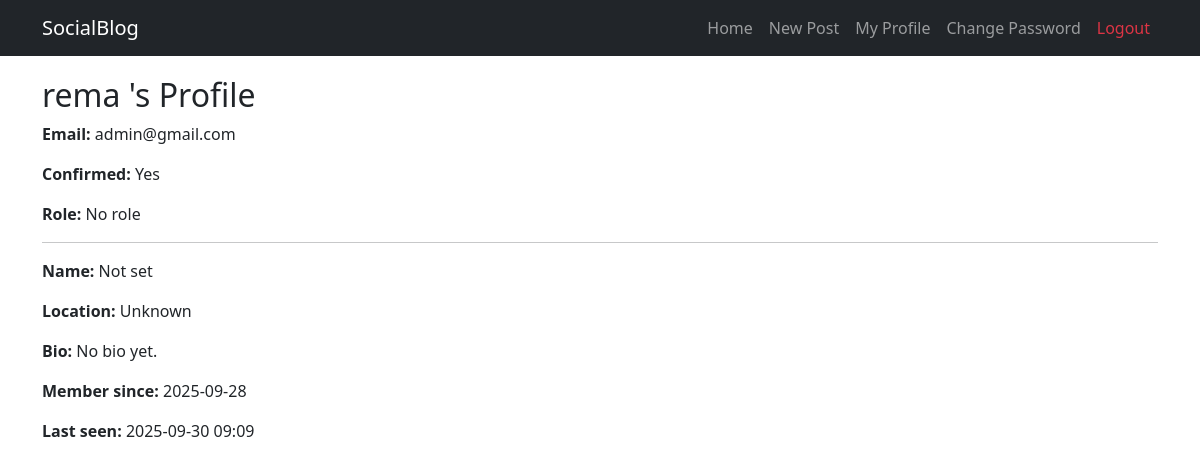
The page /profile/rema  (signed in) on the database its author committed.
### app/models.py (models this page shows, shortened)
class User(UserMixin, db.Model):
    __tablename__ = "users"
    id = db.Column(db.Integer, primary_key=True)
    username = db.Column(db.String(64), unique=True, index=True)
    email = db.Column(db.String(120), unique=True, index=True)
    password_hash = db.Column(db.String(128))
    confirmed = db.Column(db.Boolean, default=False)
    role_id = db.Column(db.Integer, db.ForeignKey('roles.id'))
    name = db.Column(db.String(64))
    location = db.Column(db.String(64))
    bio = db.Column(db.Text())
    member_since = db.Column(db.DateTime(), default=db.func.now())
    last_seen = db.Column(db.DateTime(), default=db.func.now())
    posts = db.relationship('Post', backref='author', lazy='dynamic')
    @property
    def password(self):
        raise AttributeError("password is not readable")
    def ping(self):
        self.last_seen = datetime.utcnow()
        db.session.add(self)
        db.session.commit()

### app/main/views.py (the view)
@main.route('/profile/<username>')
@login_required
def user_profile(username):
    user = User.query.filter_by(username=username).first_or_404()
    return render_template("user/profile.html", user=user)

### app/auth/views.py (called while the page is built)
@auth.before_app_request
def before_request():
    if current_user.is_authenticated:
        current_user.ping()
        if not current_user.confirmed \
                and request.blueprint != 'auth' \
                and request.endpoint != 'static':
            return redirect(url_for('auth.unconfirmed'))

### app/models.py (called while the page is built)
@login_manager.user_loader
def load_user(user_id):
    return User.query.get(int(user_id))

### app/templates/user/profile.html (shortened to what this page needs)
{% extends "base.html" %}
{% block content %}
<h2>{{ user.username }}'s Profile</h2>
<p><strong>Email:</strong> {{ user.email }}</p>
<p><strong>Confirmed:</strong> {{ "Yes" if user.confirmed else "No" }}</p>
<p><strong>Role:</strong> {{ user.role.name if user.role else "No role" }}</p>
<hr>
<p><strong>Name:</strong> {{ user.name or "Not set" }}</p>
<p><strong>Location:</strong> {{ user.location or "Unknown" }}</p>
<p><strong>Bio:</strong> {{ user.bio or "No bio yet." }}</p>
<p><strong>Member since:</strong> {{ user.member_since.strftime("%Y-%m-%d") }}</p>
<p><strong>Last seen:</strong> {{ user.last_seen.strftime("%Y-%m-%d %H:%M") }}</p>
{% endblock %}

### app/templates/base.html (style rules this page uses)
body { padding-top: 60px; }

### rows shown on the page
User: username "rema", email "admin@gmail.com", confirmed "Yes", name "Not set", location "Unknown", bio "No bio yet.", member_since "2025-09-28", last_seen "2025-09-30 09:09"

### other values the page prints
{{ user.role.name if user.role else "No role" }} "No role"
